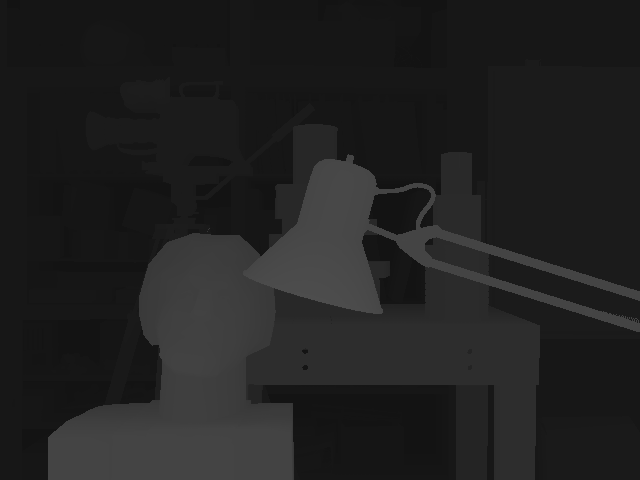
%> input picture HW4_Stereo_Segmentation/frame_1RL.png, 640 x 480 px
$ octave synthetic_main.m   (GNU Octave 9; MATLAB toolbox functions it lacks are replaced by stand-ins)
%> lines starting %> are read from the running program, lines starting %| are printed output that depends on the picture
%disparityMapSSD = disparity_SSD(frameLeftGray2, frameRightGray2, 5);
%disparityMapNCC = disparity_NCC(frameLeftGray2, frameRightGray2, 5);
%diaparityMapUnique = disparity_NCC_unique(frameLeftGray2, frameRightGray2, 5);
diaparityGT = double(imread('frame_1RL.png'));
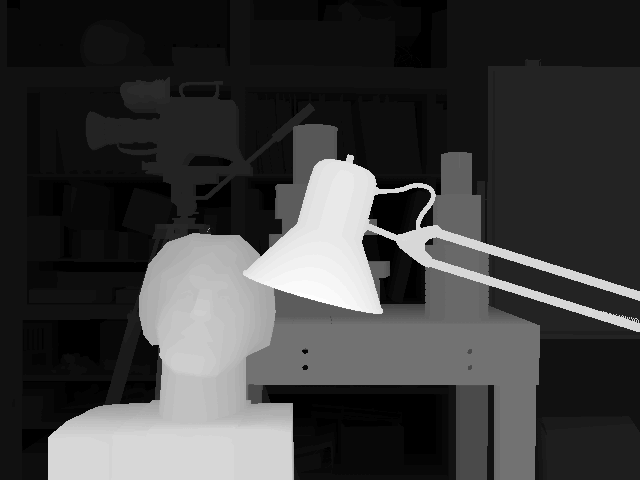
%> diaparityGT: size 480x640 double; min 19, max 77, mean 33.1; mean of the top-left, top-right, bottom-left and bottom-right quarters 24.3, 28.1, 44.8, 35.3; drawn with min black and max white

%1. Compare disparity maps visually by plotting side by side
figure;
subplot(2,2,1);
imshow(disparityMapSSD, [0,64]);
%> (this line was passed over: disparityMapSSD is not available in this run)
title('Disparity Map SSD5');
colormap jet
colorbar

subplot(2,2,2);
imshow(disparityMapNCC, [0,64]);
%> (this line was passed over: disparityMapNCC is not available in this run)
title('Disparity Map NCC5');
colormap jet
colorbar

subplot(2,2,3);
imshow(diaparityMapUnique, [0,64]);
%> (this line was passed over: diaparityMapUnique is not available in this run)
title('Disparity Map Uniqueness');
colormap jet
colorbar

subplot(2,2,4);
imshow(diaparityGT, [0,64]);
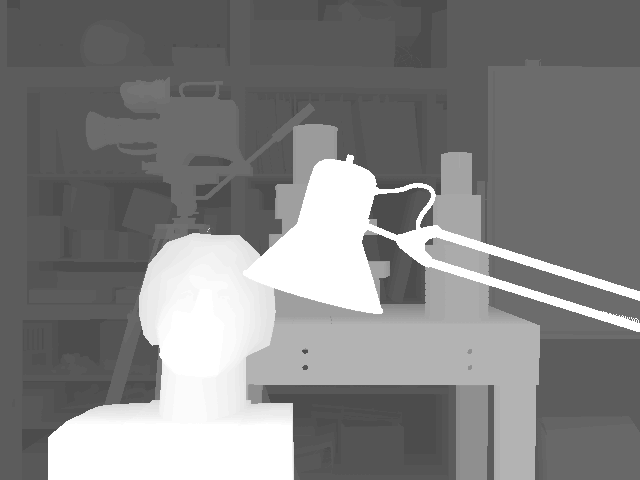
%> displayed picture: size 480x640, on the screen's scale of 0 to 255; min 76, max 255, mean 129.9
title('Ground truth');
colormap jet
colorbar
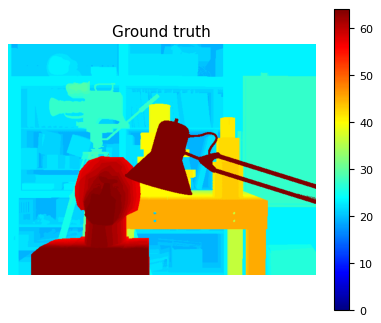
%> figure redrawn from the program's plot data


%2.Calculate a map of errors and display it
%> (the run ends here)

$ run again, with HW4_Stereo_Segmentation/frame_1L.png copied over HW4_Stereo_Segmentation/frame_1RL.png
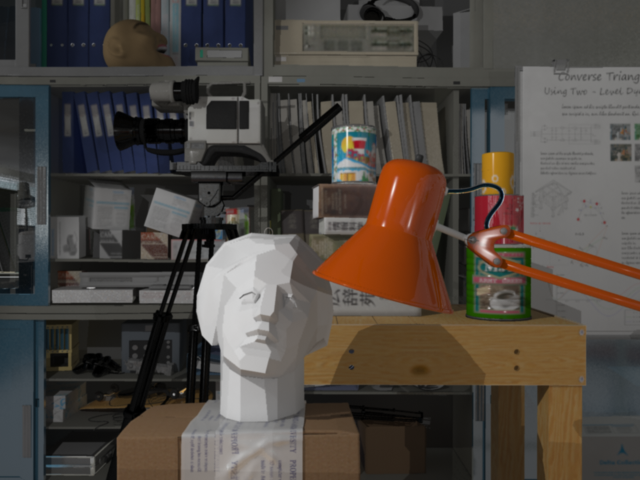
%> input picture HW4_Stereo_Segmentation/frame_1L.png, 640 x 480 px
%> `imshow(diaparityGT, [0,64]);`:
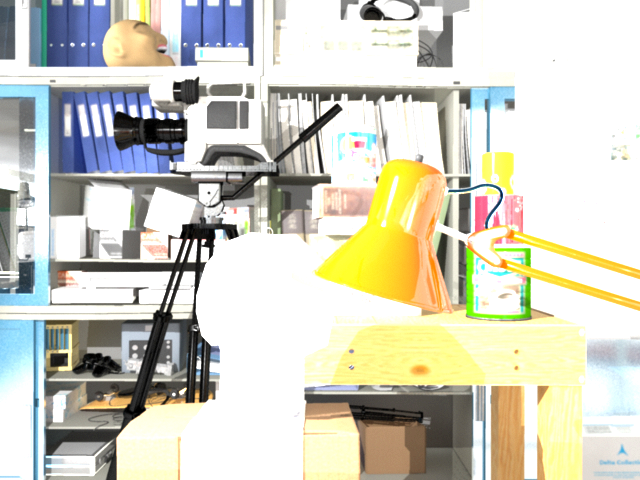
%> displayed picture: size 480x640x3, on the screen's scale of 0 to 255; mean R, G, B 208.2, 207.4, 192.6

$ run again, with HW4_Stereo_Segmentation/frame_1LR.png copied over HW4_Stereo_Segmentation/frame_1RL.png
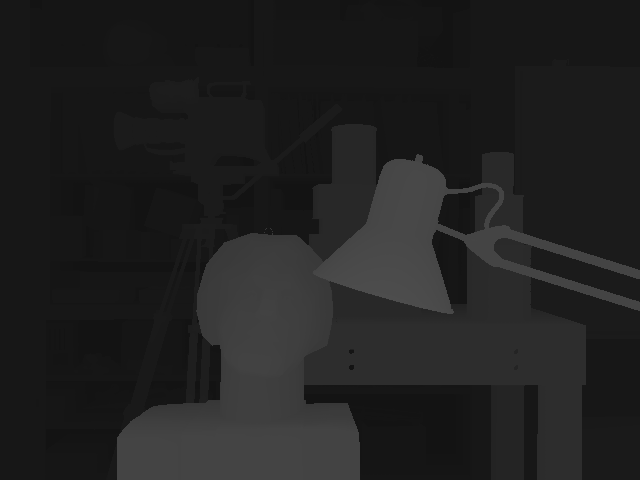
%> input picture HW4_Stereo_Segmentation/frame_1LR.png, 640 x 480 px
%> `imshow(diaparityGT, [0,64]);`:
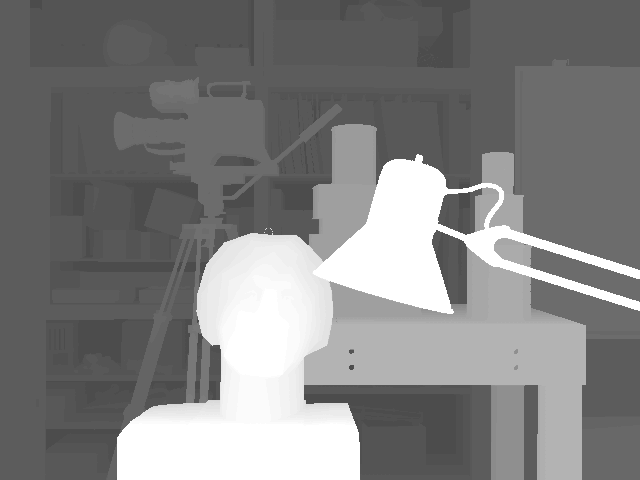
%> displayed picture: size 480x640, on the screen's scale of 0 to 255; min 76, max 255, mean 129
%> `colorbar`:
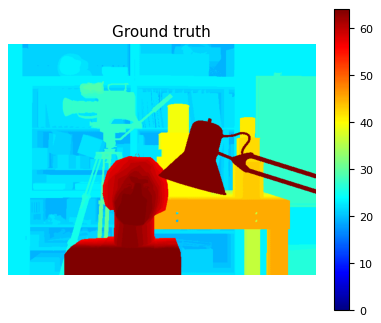
%> figure redrawn from the program's plot data

$ run again, with HW4_Stereo_Segmentation/frame_1R.png copied over HW4_Stereo_Segmentation/frame_1RL.png
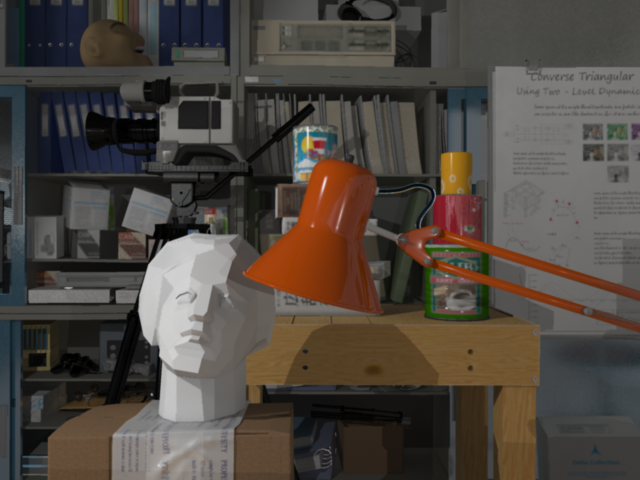
%> input picture HW4_Stereo_Segmentation/frame_1R.png, 640 x 480 px
%> `imshow(diaparityGT, [0,64]);`:
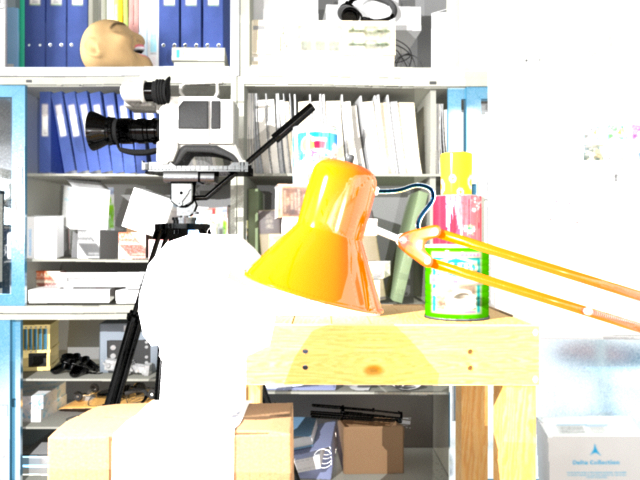
%> displayed picture: size 480x640x3, on the screen's scale of 0 to 255; mean R, G, B 212.3, 210.7, 195.3
